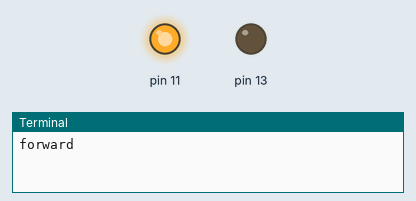
The program below on a simulated Raspberry Pi (header pin numbers). On the bench: output pins drawn as LEDs (lit = HIGH), the last lines printed to the terminal.

Above: at 3.0 s.
At 9.0 s:
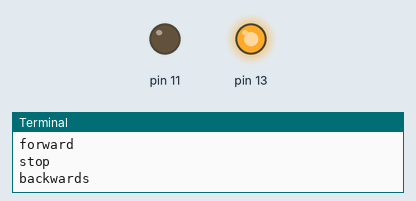
Timing chart, 0 to 15.6 s (numbered marks = the images above):
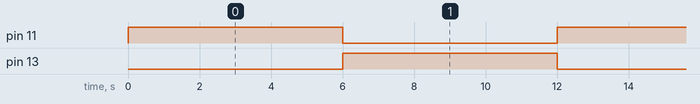

The program:

sn754410_b_driver.py
```python
# driver program for sn754410

from time import sleep  # We will need to sleep the code at points
import RPi.GPIO as GPIO  # Import the GPIO library as GPIO
import signal
import sys

# Setup GPIO
GPIO.setmode(GPIO.BOARD)
GPIO.setwarnings(False)  # Ignore any errors

sleep_time = 6

GPIO.setup(11, GPIO.OUT)
GPIO.setup(13, GPIO.OUT)


def forward():
    print("forward")
    GPIO.output(11, 1)
    GPIO.output(13, 0)


def backwards():
    print("backwards")
    GPIO.output(11, 0)
    GPIO.output(13, 1)


def stop():
    print("stop")
    GPIO.output(11, 0)
    GPIO.output(13, 0)


def break_handler(signum, frame):
    print("goodbye")
    stop()
    GPIO.cleanup
    sys.exit()


signal.signal(signal.SIGINT, break_handler)

while True:
    forward()
    sleep(sleep_time)
    stop()
    backwards()
    sleep(sleep_time)
    stop()
```

Measured:
- by itself, pin 11, pin 13: alternates HIGH for 6.0 s and LOW for 6.0 s
